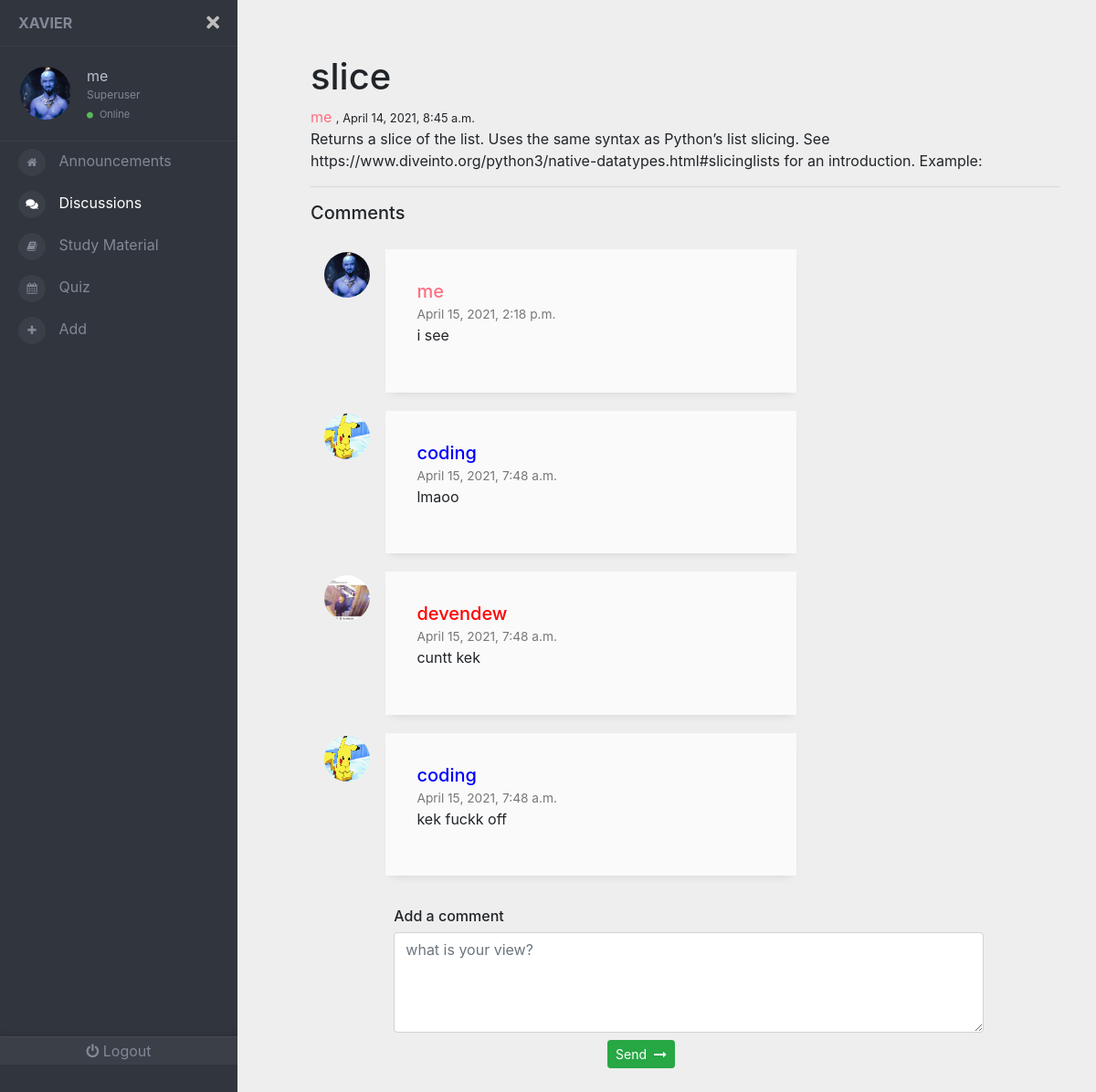
Page /discussions/main/?discuss=Hx7VKLdL (signed in) on the committed database.
### front/models.py (models this page shows, shortened)
class Profile(models.Model):
	user= models.OneToOneField(User , on_delete = models.CASCADE )
	image = models.ImageField(default='default.jpg' , upload_to = 'profile_pics')
	color = models.CharField(max_length=7, default='#000000')

class Discussion(models.Model):
	title = models.CharField(max_length=30  , default='Please help me with this')
	content = models.TextField()
	time= models.DateTimeField(auto_now_add=True)
	author = models.ForeignKey(User , on_delete =  models.SET(get_sentinel_user))
	room = models.CharField(max_length=8, default=get_code)

class Comment(models.Model):
	content = models.TextField()
	time= models.DateTimeField(auto_now_add=True)
	author = models.ForeignKey(User , on_delete = models.CASCADE)
	room = models.CharField(max_length=8, default='00000000')

### front/views.py (the view, shortened to what this page needs)
# urls.py: path('discussions/main/',views.discuss_main ,  name='discussmainpage'),
def discuss_main(request) :
	if not(request.user.is_authenticated):
		return redirect('signpage')
	try:
		discuss=request.GET['discuss']
	except:
		return HttpResponse('<h1>No such discussion</h1>')
	discussion = Discussion.objects.filter(room=discuss)[0]
	comments = Comment.objects.filter(room=discussion.room)
	comments2 = []
	for i in range(len(comments)-1 , -1 , -1):
		comments2.append(comments[i])
	send = SendComment()
	return render(request, 'front/disc_main.html' , {'discussion' : discussion , 'comments' :comments2 , 'send' : send })

### front/views.py
class SendComment(forms.ModelForm):
	class Meta :
		model = Comment
		fields = ['content' , 'room']

### front/templates/front/disc_main.html (shortened to what this page needs)
{% load static %}
<!DOCTYPE html>
<html lang="en">
  <head>
    <link rel="stylesheet" href='{% static "front/navbar.css" %}' />
    <link
      rel="stylesheet"
      href="https://cdnjs.cloudflare.com/ajax/libs/twitter-bootstrap/4.1.1/css/bootstrap.css"
    />
    <link
      rel="stylesheet"
      href="https://use.fontawesome.com/releases/v5.0.13/css/all.css"
    />
    <link rel="stylesheet" href='{% static "front/material.css" %}' />
    <link rel="stylesheet" href='{% static "front/study.css" %}' />
  </head>
  <body  >
    <div class="page-wrapper chiller-theme toggled">
      <nav id="sidebar" class="sidebar-wrapper">
        <div class="sidebar-content">
          <div class="sidebar-brand">
            <a href="{% url 'mainpage' %} " >Xavier</a>
            <div id="close-sidebar">
              <i class="fas fa-times"></i>
            </div>
          </div>
          <div class="sidebar-header">
            <div class="user-pic">
              <img
                class="img-responsive img-rounded"
                src="{{request.user.profile.image.url}}"
                alt="User picture"
                style = "border-radius: 50% ;"
              />
            </div>
            <div class="user-info">
              <span class="user-name">
                {{ request.user.username }}
              </span>
              <span class="user-role">
                  {% if request.user.is_superuser %}
              Superuser
                 {% elif request.user.is_staff %}
              Staff
                  {% else %}
              Student
                  {% endif %}
            </span>
              <span class="user-status">
                <i class="fa fa-circle"></i>
                <span>Online</span>
              </span>
            </div>
          </div>
          <div class="sidebar-menu">
            <ul>
              <li>
                <a href="{% url 'mainpage' %} "
                  ><i class="fa fa-home" aria-hidden="true"></i>
                  <span>Announcements</span>
                </a>
              </li>
              <li>
                <a href="{% url 'discusspage' %} "  style="color: white" >
                  <i class="fas  fa-comments"></i>
                  <span>Discussions</span>
                </a>
              </li>
              <li>
                <a href="{% url 'studypage' %}"
                  ><i class="fa  fa-book"></i>
                  <span>Study Material</span>
                </a>
              </li>
              <li>
                <a href="{% url 'quizpage' %} "
                ><i class="fa fa-calendar"></i>
                  <span>Quiz</span>
                </a>
              </li>
              <li>
                <a href="{% url 'addpage' %} "
                ><i class="fa fa-plus" aria-hidden="true"></i>
                  <span>Add</span>
                </a>
              </li>
            </ul>
          </div>
          <div class="sidebar-footer">
            <a href="{% url 'logout' %} " style="text-decoration: none">
              <i class="fa fa-power-off"></i>
              <span>Logout</span></a
            >
          </div>
        </div>
      </nav>
      <main class="page-content">
        <div class="container">
          <h1>{{discussion.title}}</h1> <h7 style="color: {{discussion.author.profile.color}}">{{discussion.author}}  </h7> <small> , {{discussion.time}}</small>
          <p>
            {{discussion.content}}
          </p>
          <hr />
          <h5>Comments</h5>
          <link
            href="https://maxcdn.bootstrapcdn.com/font-awesome/4.7.0/css/font-awesome.min.css"
            rel="stylesheet"
          />
          <div class="container">
            <div class="row">
              {% for comment in comments %}
              <div class="col-md-8">
                <div class="media g-mb-30 media-comment">
                  <img
                    class="d-flex g-width-50 g-height-50 rounded-circle g-mt-3 g-mr-15"
                    src="{{comment.author.profile.image.url}}"
                    alt="Image Description"
                  />
                  <div class="media-body u-shadow-v18 g-bg-secondary g-pa-30">
                    <div class="g-mb-15">
                      <h5 class="h5 g-color-gray-dark-v1 mb-0" style="color: {{comment.author.profile.color}}">{{comment.author}}</h5>
                      <span class="g-color-gray-dark-v4 g-font-size-12"
                        >{{comment.time}}</span
                      >
                    </div>
                    <p>
                      {{comment.content}}
                    </p>
                  </div>
                </div>
              </div>
              {% endfor %}
            </div>
          </div>
          <div style="margin-top: 35px">
            <div style="display: flex; justify-content: center">
              <div class="col-10">
                <div class="comment-box ml-2">
                  <h6>Add a comment</h6>
                  <div class="comment-area">
                    <textarea
                    id = "text"
                      class="form-control"
                      placeholder="what is your view?"
                      rows="4"
                    ></textarea>
                  </div>
                  <div class="comment-btns mt-2">
                    <div class="row">
                      <div class="col-6">
                        <div class="pull-right">
	                          <button class="btn btn-success send btn-sm" type="submit" id="send2" onclick = 'comment(event)'>
	                            Send <i class="fa fa-long-arrow-right ml-1"></i>
	                          </button>
                        </div>
                      </div>
                    </div>
                  </div>
                </div>
              </div>
            </div>
          </div>
        </div>
      </main>
    </div>
  </body>
</html>

### front/templates/front/disc_main.html (style rules this page uses)
body { margin-top: 20px; background: #eee; }
@media (min-width: 0) { .g-mr-15 { margin-right: 1.07143rem !important; } }
@media (min-width: 0) { .g-mt-3 { margin-top: 0.21429rem !important; } }
.g-height-50 { height: 50px; }
.g-width-50 { width: 50px !important; }
@media (min-width: 0) { .g-pa-30 { padding: 2.14286rem !important; } }
.g-bg-secondary { background-color: #fafafa !important; }
.u-shadow-v18 { box-shadow: 0 5px 10px -6px rgba(0, 0, 0, 0.15); }
.g-color-gray-dark-v4 { color: #777 !important; }
.g-font-size-12 { font-size: 0.85714rem !important; }
.media-comment { margin-top: 20px; }

### rows in the picture
Discussion: title "slice", author "me", time "April 14, 2021, 8:45 a.m.", content "Returns a slice of the list. Uses the same syntax as Python’s list slicing. See https://www.diveinto.org/python3/native-datatypes.html#slicinglists for an introduction. Example:"
Comment: author.profile.image (picture), author "me", time "April 15, 2021, 2:18 p.m.", content "i see"
Comment: author.profile.image (picture), author "coding", time "April 15, 2021, 7:48 a.m.", content "lmaoo"
Comment: author.profile.image (picture), author "devendew", time "April 15, 2021, 7:48 a.m.", content "cuntt kek"
Comment: author.profile.image (picture), author "coding", time "April 15, 2021, 7:48 a.m.", content "kek fuckk off"

### other values in the picture
{{ request.user.username }} "me"
